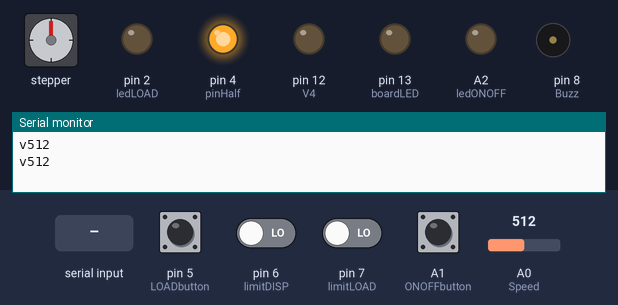
Bench run of a sketch on a simulated Arduino Uno, built with avr-gcc and run on an emulated ATmega328P. Shown: stepper motor, output pins drawn as LEDs (lit = HIGH), buzzer (waves = sounding), the last lines printed to the serial monitor. Wiring (inferred from the names in the program): stepper motor (2048 steps per turn assumed): coils pin 8, pin 9, pin 10, pin 11. The inputs (shaded band) are chosen by the test bench; at power-on: A1 (ONOFFbutton), pin 5 (LOADbutton), pin 6 (limitDISP), pin 7 (limitLOAD) LOW, A0 (Speed) = 512. Pins used as bus, display or sensor lines are not drawn.

Above: at 1.2 s.
1.3 s: "l90\n" received over Serial
At 2.1 s:
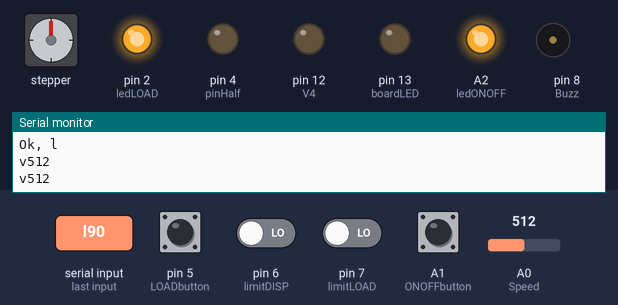
2.8 s: pin 7 (limitLOAD) driven HIGH
At 2.92 s:
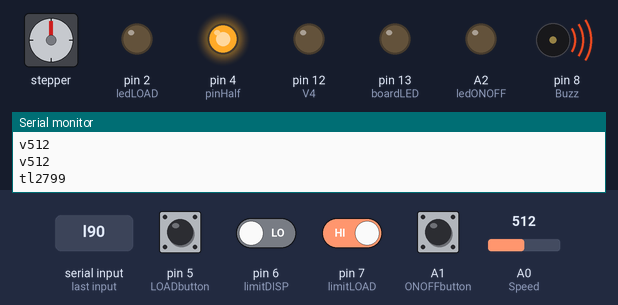
4.5 s: "g90\n" received over Serial
At 5.7 s:
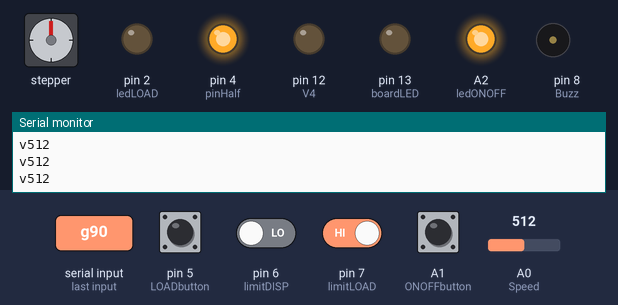
6.0 s: pin 6 (limitDISP) driven HIGH
At 7.4 s:
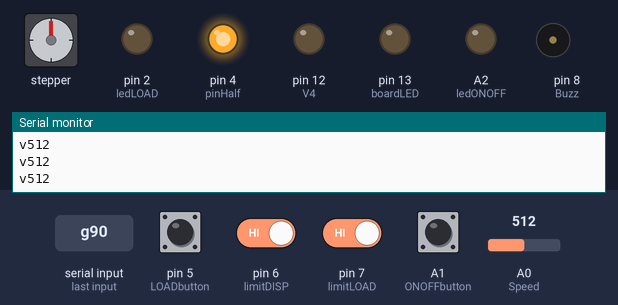
Timing chart, 0 to 9.0 s (numbered marks = the images above; inputs shaded):
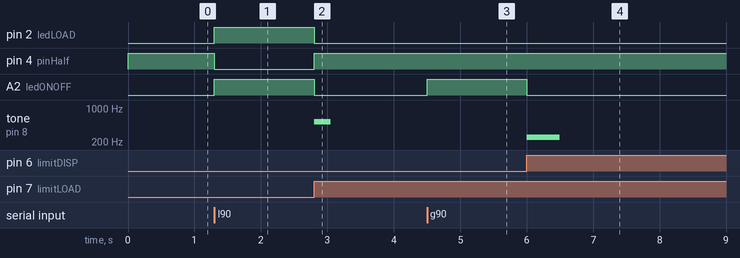

The sketch:

uCF_SPS2.ino
```cpp
/*
  uCF_SPS2.ino
  To manually control towards front-panel and towards USB remote control the uCF·SPS module,
  a Syringe Pumping System developped by
  the Applied Electrochemistry Research Group and
  the Open Source Hardware Group on the University of Huelva

  Programmed by Juan Daniel Mozo Llamazares, José Ingacio Otero Bueno and Angel García Barrios
  February, 2014

  Version #2 programmed by JDMozo - July, 2020
  To includes the DRV8255 stepper motor driver and flow control by valve-box Jigsaw-FIA
 */

// pin assignation (constants).
// give it a name:
const int ONOFFbutton = A1;            // button Run/Stop
const int ledONOFF = A2;               // Red LED Start flag
const int ledLOAD = 2;                 // Yellow LED LOAD flag / R-L motion pin
const int Step = 3;                    // motor clock pin (one step)
const int pinHalf = 4;                 // full/half step pin
const int LOADbutton = 5;              // LOAD button
const int limitDISP = 6;               // Dispense limit switch
const int limitLOAD = 7;                 // Load limit switch
const int Buzz = 8;                    // buzzer
const int boardLED = 13;               // Arduino ON BOARD LED
const int Speed = A0;                  // analogical potential read pin (speed)
const int V1 = 9;                      // valve 1
const int V2 = 10;                     // valve 2
const int V3 = 11;                     // valve 3
const int V4 = 12;                     // valve 4
const int V5 = 13;                     // valve 5 (injection valve)


// other constants
const int DEMO = LOW;                  // Demo mode (blink pin 13 LED instead motor runs)
const long debounceDelay = 50;         // stores Debounce time in millisec

// variables
unsigned long previousTime = 0;        // stores previous steptime in microsec
unsigned long currentTime = 0;         // stores actual time in microsec
unsigned long interval = 500;          // stores interval-between-steps in microsecs
unsigned long previousTimeVolt = 0;    // stores voltmeter' previous refresh time in microsec
long lastDebounceTime = 0;             // stores last LED turnover time
int ledState = LOW;                    // stores led's state
int runMotor = LOW;                    // stores motor's state (HIGH = run)
int runLOAD = LOW;                     // stores running direction (HIGH = LOAD = LEFT)
int buttonState = LOW;                 // stores limit switches state
int buttonState1 = LOW;                // stores ONOFF button state
int previousButtonState1 = LOW;        // stores ONOFF button previous state (to Debounce)
int buttonState2 = LOW;                // stores LOAD button state
int previousButtonState2 = LOW;        // stores LOAD button previous state (to Debounce)
int volt = 0;                          // stores analog speed setting (0 - 1024)
char serialData = 0;                   // stores data read from USB (one byte 0 - 255)
int remote = LOW;                      // stores active control mode (to speed's question)

/* USB command set
fn      == Freq (n = millisec 0 to 1024)     replace manual panel control
g       == Go run                            start motor to difuse
l       == Load                              start motor to withdraw
s       == Stop                              stop motor
r       == Remote                            enable remote control (disable speed reading)
m       == Manual                            disable remote control (enable speed reading)
u       == Up                                increases speed
d       == Down                              decreases speed
vn      == Valve                             toggle valve n state (n = 1 to 5)
wn      == Valves                            set all valves at once (n = 0 to 31)
*/

// the setup routine runs once when you press reset:
void setup() {
  // initialize the digital pins as input or output.
  pinMode(ledONOFF, OUTPUT);
  pinMode(ledLOAD, OUTPUT);
  pinMode(Step, OUTPUT);
  pinMode(pinHalf, OUTPUT);
  pinMode(Buzz, OUTPUT);
  pinMode(boardLED, OUTPUT);
  pinMode(ONOFFbutton, INPUT);
  pinMode(LOADbutton, INPUT);
  pinMode(limitDISP, INPUT);
  pinMode(limitLOAD, INPUT);
  pinMode(V1, OUTPUT);
  pinMode(V2, OUTPUT);
  pinMode(V3, OUTPUT);
  pinMode(V4, OUTPUT);
  pinMode(V5, OUTPUT);

  // initialize the serial port
  Serial.begin(9600);
}

// the loop routine runs over and over again forever:
void loop() {
  // first read the actual time                     --------------------------------------------------------
  currentTime = micros();

  // check if data is waiting on serial port        --------------------------------------------------------
  while (Serial.available() > 0) {
    serialData = Serial.read();
    switch (serialData) {
      case 's':                                      // stop
        runMotor = LOW;
        runLOAD = LOW;
        Serial.print("ts");
        Serial.println(millis(),DEC);                // to sinc with computer app
        Serial.print("Ok, ");                        // Handshaking Ok
        Serial.println(serialData);
        break;
      case 'm':                                      // manual mode
        remote = LOW;
        Serial.print("Ok, ");                        // Handshaking Ok
        Serial.println(serialData);
        break;
      case 'r':                                      // remote mode
        remote = HIGH;
        Serial.print("Ok, ");                        // Handshaking Ok
        Serial.println(serialData);
        break;
      case 'l':                                      // load
        runMotor = HIGH;
        runLOAD = HIGH;
        Serial.print("Ok, ");                        // Handshaking Ok
        Serial.println(serialData);
        break;
      case 'g':                                      // go run
        runMotor = HIGH;
        runLOAD = LOW;
        Serial.print("tg");
        Serial.println(millis(),DEC);                // to sinc with computer app
        Serial.print("Ok, ");                        // Handshaking Ok
        Serial.println(serialData);
        break;
      case 'u':                                      // up volt (speed)
        volt += 5;
        if (volt > 1023) {volt = 1023;}              // upper limit
        Serial.print("Ok, ");                        // Handshaking Ok
        Serial.print(serialData);
        Serial.println(volt, DEC);
        break;
      case 'd':                                      // down volt (speed)
        volt += -5;
        if (volt < 0) {volt = 0;}                    // lower limit
        Serial.print("Ok, ");                        // Handshaking Ok
        Serial.print(serialData);
        Serial.println(volt, DEC);
        break;
      case 'f':                                      // frequency (speed)
        volt = Serial.parseInt();                    // read the message completely
        volt = constrain(volt, 0, 1023);             // avoid out-of-range values
        Serial.print("Ok, ");                        // Handshaking Ok
        Serial.print(serialData);
        Serial.println(volt, DEC);
//        int HByteRead = Serial.parseInt();           // read the message completely
//        int LByteRead = Serial.parseInt();
//        LByteRead = constrain(LByteRead, 0, 255);    // avoid out-of-range values
//        HByteRead = constrain(HByteRead, 0, 3);
//        volt = LByteRead + (HByteRead * 256);        // compose two Bytes to calculate volt
//        Serial.print("Ok, ");                        // Handshaking Ok
//        Serial.print(serialData);
//        Serial.print(HByteRead,DEC);
//        Serial.print(',');
//        Serial.print(LByteRead,DEC);
//        Serial.print(',');
//        Serial.println(volt,DEC);
        break;
//      case 'v':                                      // toggle valve
//        int valveNum = Serial.parseInt();            // read number of valve
//        valveNum = constrain(valveNum, 1, 5);        // avoid out-of-range values
//        int prevState;
//        if (valveNum == 1) {
//            prevState = digitalRead (V1);            // read previous setting
//            digitalWrite(V1, !prevState); }          // toggle setting
//        else if (valveNum == 2) {
//            prevState = digitalRead (V2);            // read previous setting
//            digitalWrite(V2, !prevState); }          // toggle setting
//        else if (valveNum == 3) {
//            prevState = digitalRead (V3);            // read previous setting
//            digitalWrite(V3, !prevState); }          // toggle setting
//        else if (valveNum == 4) {
//            prevState = digitalRead (V4);            // read previous setting
//            digitalWrite(V4, !prevState); }          // toggle setting
//        else if (valveNum == 5) {
//            prevState = digitalRead (V5);            // read previous setting
//            digitalWrite(V5, !prevState);            // toggle setting
//        }
//        Serial.print("Ok, ");                        // Handshaking Ok
//        Serial.print(serialData);
//        Serial.println(valveNum);
//        break;
      case 'w':                                      // sets valves state
        int valveState = Serial.parseInt();          // read all valves state
        valveState = constrain(valveState, 0, 31);   // avoid out-of-range values
        for (int i = 0; i <= 4; i++) {
          if (bitRead(valveState, i) == 1){          // if bit = 1
            digitalWrite(i + 9, HIGH);}
          else {                                     // if bit = 0
            digitalWrite(i + 9, LOW);}}
        Serial.print("Ok, ");                        // Handshaking Ok
        Serial.print(serialData);
        Serial.println(valveState);
        break;
    }
    int serialDatatmp = Serial.read();               // empty serial port (CR)
  }

  // check control panel knobs                       -------------------------------------------------------
  // check ONOFF button setting ---------------------
  int reading = digitalRead(ONOFFbutton);
  if (reading != previousButtonState1) {             // with Debounce
    lastDebounceTime = millis(); }
  if ((millis() - lastDebounceTime) > debounceDelay) {
    if (reading != buttonState1) {
      buttonState1 = reading;
      if (buttonState1 == HIGH) {                    // changes the runMotor value if button is pushed
        runMotor = !runMotor; }
      if (runLOAD == HIGH && runMotor == LOW) {      // if loading and run stop all
        runLOAD = LOW; }}}
  previousButtonState1 = reading;
  // check LOAD button setting ----------------------
  reading = digitalRead(LOADbutton);
  if (reading != previousButtonState2) {             // with Debounce
    lastDebounceTime = millis(); }
  if ((millis() - lastDebounceTime) > debounceDelay) {
    if (reading != buttonState2) {
      buttonState2 = reading;
      if (buttonState2 == HIGH) {                    // changes the runLOAD value if button is pushed
        runLOAD = ! runLOAD; }
      if (runLOAD == HIGH) {                         // check if goes LOAD and start the motor too
        runMotor = HIGH; }}}
  previousButtonState2 = reading;

  // check the limit switches                        -------------------------------------------------------
  // check the DISPENSE limit switch setting --------
  buttonState = digitalRead(limitDISP);
  // motor must be running and dispensing to check the limit switch
  if (buttonState == HIGH && runMotor == HIGH && runLOAD == LOW) {
    tone(Buzz,250,500);                              // audio alarm
    runMotor = LOW;                                  // if limit switch is pressed stop the motion
    Serial.print("td");
    Serial.println(millis(),DEC);}                   // to sinc with computer app

  // check the LOAD limit switch setting ------------
  buttonState = digitalRead(limitLOAD);
  // motor must be running and loading to check the limit switch
  if (buttonState == HIGH && runMotor == HIGH && runLOAD == HIGH) {
    tone(Buzz,523,250);                             // audio alarm
    runLOAD = LOW;                                  // if limit switch is pressed stops and load
    runMotor = LOW;
    Serial.print("tl");                             // to sinc with computer app
    Serial.println(millis(),DEC);}                  // to sinc with computer app

  digitalWrite(ledONOFF, runMotor);                 // write RUN setting on LED
  digitalWrite(ledLOAD, runLOAD);                   // write LOAD setting on LED and set direction
  digitalWrite(pinHalf, !runLOAD);                  // sets HALF step to dispense and FULL to load

  // calculate motor rotation speed                 --------------------------------------------------------
  if (remote == LOW) {                              // manual mode
    volt = analogRead(Speed);                       // read potentiometer value each 500 millisec
    // check if refresh time is passed ( 500 ms)
    if (currentTime - previousTimeVolt >= 500000L) {
      previousTimeVolt = currentTime;
      Serial.print('v');                            // write in serial USB to PC sinchronization
      Serial.println(volt, DEC);}}

  if (DEMO == LOW) {
    interval = (1024 - volt) * 250L;                // calculates motor steps interval in microsec
    if (runLOAD == HIGH) interval = 3500L; }        // full speed to load
  else {                                            // in DEMO mode calculates bigger intervals (LED)
    interval = (1024 - volt) * 1000L;
    if (runLOAD == HIGH) interval = 25000L; }

  // check if elapsed time is bigger than calculated interval to motor step out ----------------------------
  if (currentTime - previousTime >= interval && runMotor == HIGH) {
    previousTime = currentTime;                     // stores actual time (reset time
    if (DEMO == HIGH) {
      ledState = !ledState;                         // turn the LED OFF and ON every interval
      digitalWrite(boardLED, ledState); }
    else {
      digitalWrite(Step,HIGH);                      // set a pulse on Step (Motor goes on)
      delay(1);
      digitalWrite(Step,LOW); }
  }
}
```

Measured:
- after the input at 1.3 s, pin 2 (ledLOAD), A2 (ledONOFF): LOW → HIGH at once; pin 4 (pinHalf): HIGH → LOW at once
- after the input at 2.8 s, pin 2 (ledLOAD), A2 (ledONOFF): HIGH → LOW at once; pin 4 (pinHalf): LOW → HIGH at once; tone on pin 8 (Buzz): silent → 523 Hz at once, → silent 0.25 s later
- after the input at 4.5 s, A2 (ledONOFF): LOW → HIGH at once
- after the input at 6.0 s, A2 (ledONOFF): HIGH → LOW at once; tone on pin 8 (Buzz): silent → 250 Hz at once, → silent 0.50 s later
